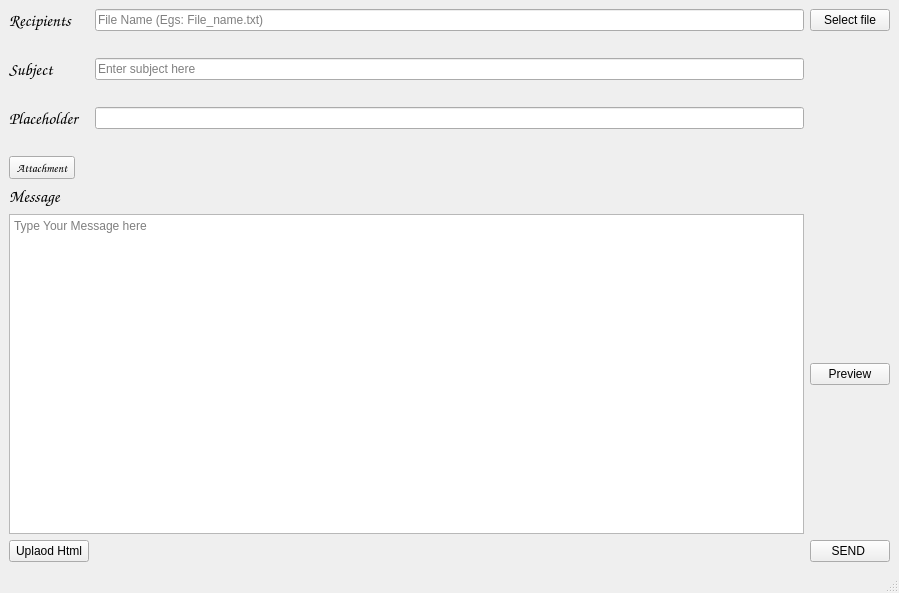
<?xml version="1.0" encoding="UTF-8"?>
<ui version="4.0">
 <class>MainWindow</class>
 <widget class="QMainWindow" name="MainWindow">
  <property name="geometry">
   <rect>
    <x>0</x>
    <y>0</y>
    <width>899</width>
    <height>593</height>
   </rect>
  </property>
  <property name="windowTitle">
   <string>MainWindow</string>
  </property>
  <widget class="QWidget" name="centralwidget">
   <layout class="QGridLayout" name="gridLayout">
    <item row="0" column="1">
     <widget class="QLineEdit" name="recipients_Email">
      <property name="placeholderText">
       <string>File Name (Egs: File_name.txt)</string>
      </property>
     </widget>
    </item>
    <item row="10" column="0">
     <widget class="QLabel" name="label_3">
      <property name="font">
       <font>
        <family>Comic Sans MS</family>
        <pointsize>13</pointsize>
        <weight>50</weight>
        <bold>false</bold>
       </font>
      </property>
      <property name="frameShape">
       <enum>QFrame::NoFrame</enum>
      </property>
      <property name="frameShadow">
       <enum>QFrame::Plain</enum>
      </property>
      <property name="text">
       <string>Message</string>
      </property>
     </widget>
    </item>
    <item row="6" column="0">
     <widget class="QLabel" name="label_4">
      <property name="font">
       <font>
        <family>Comic Sans MS</family>
        <pointsize>13</pointsize>
        <weight>50</weight>
        <bold>false</bold>
       </font>
      </property>
      <property name="text">
       <string>Placeholder</string>
      </property>
     </widget>
    </item>
    <item row="3" column="1">
     <spacer name="horizontalSpacer_3">
      <property name="orientation">
       <enum>Qt::Horizontal</enum>
      </property>
      <property name="sizeHint" stdset="0">
       <size>
        <width>697</width>
        <height>20</height>
       </size>
      </property>
     </spacer>
    </item>
    <item row="12" column="3">
     <widget class="QPushButton" name="send_Email">
      <property name="text">
       <string>SEND </string>
      </property>
     </widget>
    </item>
    <item row="0" column="3">
     <widget class="QPushButton" name="extract_Email_recipients">
      <property name="text">
       <string>Select file</string>
      </property>
     </widget>
    </item>
    <item row="11" column="0" colspan="2">
     <widget class="QTextEdit" name="message_Email">
      <property name="placeholderText">
       <string>Type Your Message here</string>
      </property>
     </widget>
    </item>
    <item row="1" column="1">
     <spacer name="horizontalSpacer">
      <property name="orientation">
       <enum>Qt::Horizontal</enum>
      </property>
      <property name="sizeHint" stdset="0">
       <size>
        <width>697</width>
        <height>20</height>
       </size>
      </property>
     </spacer>
    </item>
    <item row="2" column="1">
     <widget class="QLineEdit" name="subject">
      <property name="placeholderText">
       <string>Enter subject here</string>
      </property>
     </widget>
    </item>
    <item row="11" column="3">
     <widget class="QPushButton" name="preview">
      <property name="text">
       <string>Preview</string>
      </property>
     </widget>
    </item>
    <item row="12" column="0">
     <widget class="QPushButton" name="upload">
      <property name="text">
       <string>Uplaod Html</string>
      </property>
     </widget>
    </item>
    <item row="6" column="1">
     <widget class="QLineEdit" name="lineEdit"/>
    </item>
    <item row="0" column="0">
     <widget class="QLabel" name="label">
      <property name="font">
       <font>
        <family>Comic Sans MS</family>
        <pointsize>13</pointsize>
        <weight>50</weight>
        <bold>false</bold>
       </font>
      </property>
      <property name="frameShape">
       <enum>QFrame::NoFrame</enum>
      </property>
      <property name="text">
       <string>Recipients</string>
      </property>
     </widget>
    </item>
    <item row="2" column="0">
     <widget class="QLabel" name="label_2">
      <property name="font">
       <font>
        <family>Comic Sans MS</family>
        <pointsize>13</pointsize>
        <weight>50</weight>
        <bold>false</bold>
       </font>
      </property>
      <property name="frameShape">
       <enum>QFrame::NoFrame</enum>
      </property>
      <property name="text">
       <string>Subject</string>
      </property>
     </widget>
    </item>
    <item row="8" column="1">
     <spacer name="horizontalSpacer_2">
      <property name="orientation">
       <enum>Qt::Horizontal</enum>
      </property>
      <property name="sizeHint" stdset="0">
       <size>
        <width>40</width>
        <height>20</height>
       </size>
      </property>
     </spacer>
    </item>
    <item row="9" column="0">
     <widget class="QToolButton" name="attachment">
      <property name="font">
       <font>
        <family>Comic Sans MS</family>
        <pointsize>9</pointsize>
        <weight>50</weight>
        <italic>false</italic>
        <bold>false</bold>
       </font>
      </property>
      <property name="toolTip">
       <string extracomment="Attach Files"/>
      </property>
      <property name="toolTipDuration">
       <number>1</number>
      </property>
      <property name="statusTip">
       <string/>
      </property>
      <property name="whatsThis">
       <string>Attach Files</string>
      </property>
      <property name="autoFillBackground">
       <bool>true</bool>
      </property>
      <property name="text">
       <string>Attachment</string>
      </property>
      <property name="toolButtonStyle">
       <enum>Qt::ToolButtonFollowStyle</enum>
      </property>
      <property name="arrowType">
       <enum>Qt::NoArrow</enum>
      </property>
     </widget>
    </item>
   </layout>
  </widget>
  <widget class="QStatusBar" name="statusbar"/>
 </widget>
 <resources/>
 <connections/>
</ui>
